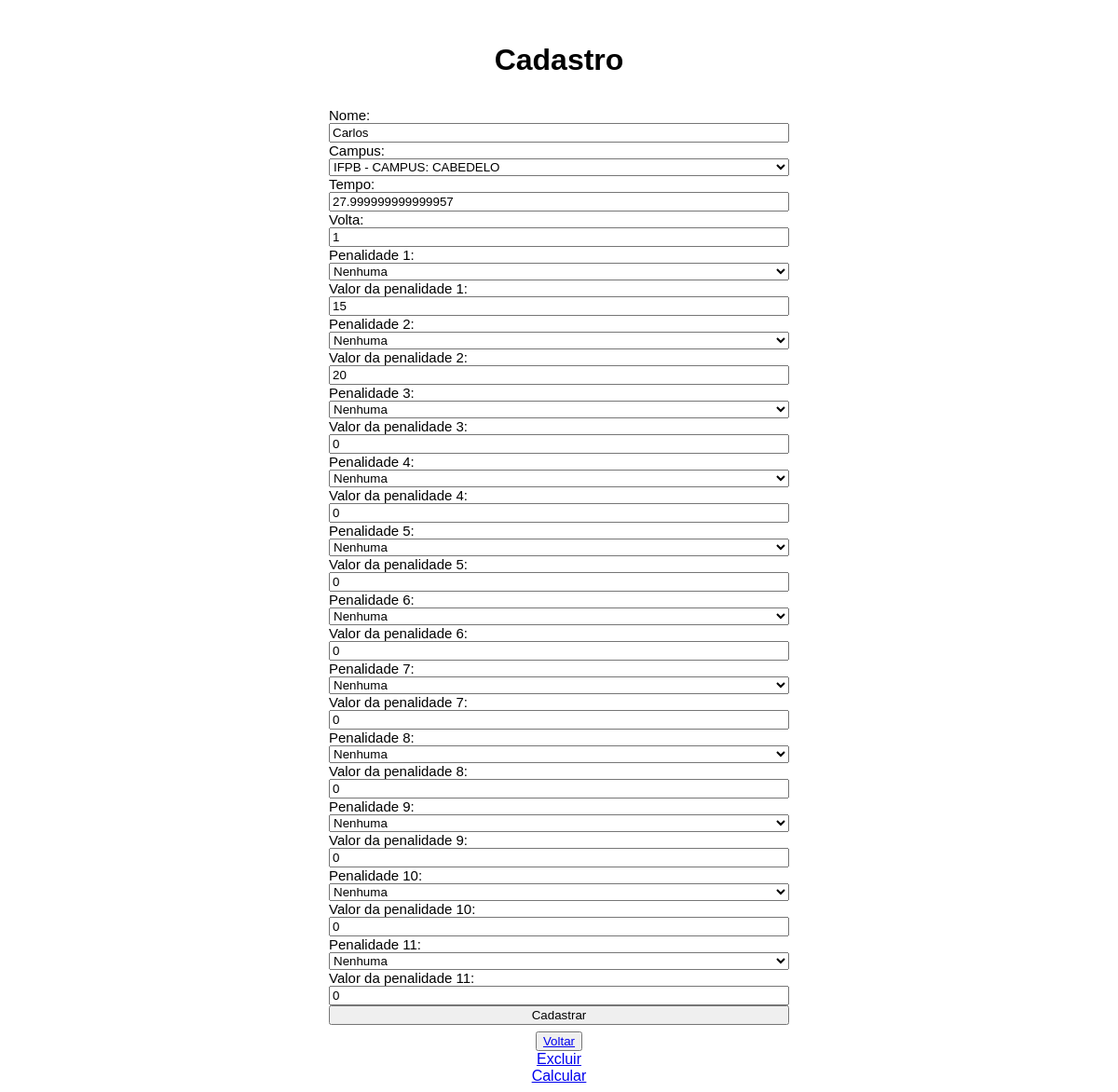
Screenshot of /update/2 with the database file from the repository.
### ranking/models.py (models this page shows)
class cadastro(models.Model):
        nome = models.CharField(max_length = 200)
        campus_choice = (
            ('IFPB - AREIA', 'IFPB - CAMPUS: AREIA'),
            ('IFPB - CABEDELO', 'IFPB - CAMPUS: CABEDELO'),
            ('IFPB - CABEDELO - CENTRO', 'IFPB - CAMPUS: CABEDELO - CENTRO'),
            ('IFPB - CAJAZEIRAS', 'IFPB - CAMPUS: CAJAZEIRAS'),
            ('IFPB - CAMPINA GRANDE', 'IFPB - CAMPUS: CAMPINA GRANDE'),
            ('IFPB - CATOLÉ DO ROCHA', 'IFPB - CAMPUS: CATOLÉ DO ROCHA'),
            ('IFPB - ESPERANÇA', 'IFPB - CAMPUS: ESPERANÇA'),
            ('IFPB - GUARABIRA', 'IFPB - CAMPUS: GUARABIRA'),
            ('IFPB - ITABAIANA', 'IFPB - CAMPUS: ITABAIANA'),
            ('IFPB - ITAPORANGA', 'IFPB - CAMPUS: ITAPORANGA'),
            ('IFPB - JOÃO PESSOA', 'IFPB - CAMPUS: JOÃO PESSOA'),
            ('IFPB - JOÃO PESSOA', 'IFPB - CAMPUS: MANGABEIRA'),
            ('IFPB - MONTEIRO', 'IFPB - CAMPUS: MONTEIRO'),
            ('IFPB - PATOS', 'IFPB - CAMPUS: PATOS'),
            ('IFPB - PEDRAS DE FOGO', 'IFPB - CAMPUS: PEDRAS DE FOGO'),
            ('IFPB - PICUÍ', 'IFPB - CAMPUS: PICUÍ'),
            ('IFPB - PRINCESA ISABEL', 'IFPB - CAMPUS: PRINCESA ISABEL'),
            ('IFPB - SANTA LUZIA', 'IFPB - CAMPUS: SANTA LUZIA'),
            ('IFPB - SANTA RITA', 'IFPB - CAMPUS: SANTA RITA'),
            ('IFPB - SOLEDADE', 'IFPB - CAMPUS: SOLEDADE'),
            ('IFPB - SOUSA', 'IFPB - CAMPUS: SOUSA'),
            )
        campus = models.CharField(
            max_length = 30,
            choices = campus_choice
            )
        tempo = models.FloatField()
        volta = models.IntegerField(default = 0)
        penal_choice = (
            ('Nenhuma', 'Nenhuma'),
            ('Tocar o robô', 'Tocar o robô'),
            ('O robô tocou em qualquer borda da pista', 'O robô tocou em qualquer borda da pista'),
            ('Não passar por dentro do túnel', 'Não passar por dentro do túnel'),
            ('Quando o robô não conseguir subir a rampa 30 graus', 'Quando o robô não conseguir subir a rampa'),
            ('Quando o robô não conseguir descer a rampa 30 graus', 'Quando o robô não conseguir descer a rampa'),
            ('Não separar ou separar incorretamente algum objeto da zona de coleta seletiva', 'Não separar ou separar incorretamente algum objeto da zona de coleta seletiva'),
            ('Robô virar de lado ou de ponta cabeça', 'Robô virar de lado ou de ponta cabeça'),
            ('Robô destruir a pista', 'Robô destruir a pista'),
            ('Não acessar a Área de Coleta Seletiva', 'Não acessar a Área de Coleta Seletiva'),
            ('DNS - Did Not Start', 'DNS - Did Not Start')
        )
        penalidade_1 = models.CharField(
            max_length = 50,
            choices = penal_choice)
        Valor_da_penalidade_1 = models.IntegerField(default = 0)
        penalidade_2 = models.CharField(
            max_length = 50,
            choices = penal_choice)
        Valor_da_penalidade_2 = models.IntegerField(default = 0)
        penalidade_3 = models.CharField(
            max_length = 50,
            choices = penal_choice)
        Valor_da_penalidade_3 = models.IntegerField(default = 0)
        penalidade_4 = models.CharField(
            max_length = 50,
            choices = penal_choice)
        Valor_da_penalidade_4 = models.IntegerField(default = 0)
        penalidade_5 = models.CharField(
            max_length = 50,
            choices = penal_choice)
        Valor_da_penalidade_5 = models.IntegerField(default = 0)
        penalidade_6 = models.CharField(
            max_length = 50,
            choices = penal_choice)
        Valor_da_penalidade_6 = models.IntegerField(default = 0)
        penalidade_7 = models.CharField(
            max_length = 50,
            choices = penal_choice)
        Valor_da_penalidade_7 = models.IntegerField(default = 0)
        penalidade_8 = models.CharField(
            max_length = 50,
            choices = penal_choice)
        Valor_da_penalidade_8 = models.IntegerField(default = 0)
        penalidade_9 = models.CharField(
            max_length = 50,
            choices = penal_choice)
        Valor_da_penalidade_9 = models.IntegerField(default = 0)
        penalidade_10 = models.CharField(
            max_length = 50,
            choices = penal_choice)
        Valor_da_penalidade_10 = models.IntegerField(default = 0)
        penalidade_11 = models.CharField(
            max_length = 50,
            choices = penal_choice)
        Valor_da_penalidade_11 = models.IntegerField(default = 0)

### ranking/views.py (the view)
# urls.py: path('update/<int:id>',update, name = 'update'),
def update(request,id):
    alter = cadastro.objects.get(id=id)
    form = Insertcadastro(request.POST or None, instance = alter)
    if form.is_valid():
        form.save()
        return redirect('read')
    return render(request, 'cadastro.html', {'form': form, 'alter': alter})

### ranking/forms.py
class Insertcadastro(forms.ModelForm):
    class Meta:
        model = cadastro
        fields = [
            'nome',
            'campus',
            'tempo',
            'volta',
            'penalidade_1',
            'Valor_da_penalidade_1',
            'penalidade_2',
            'Valor_da_penalidade_2',
            'penalidade_3',
            'Valor_da_penalidade_3',
            'penalidade_4',
            'Valor_da_penalidade_4',
            'penalidade_5',
            'Valor_da_penalidade_5',
            'penalidade_6',
            'Valor_da_penalidade_6',
            'penalidade_7',
            'Valor_da_penalidade_7',
            'penalidade_8',
            'Valor_da_penalidade_8',
            'penalidade_9',
            'Valor_da_penalidade_9',
            'penalidade_10',
            'Valor_da_penalidade_10',
            'penalidade_11',
            'Valor_da_penalidade_11',
        ]

### ranking/templates/cadastro.html (shortened to what this page needs)
<!DOCTYPE html>
<html lang="en">
<head>
</head>
<body>
    <div class="head">
    <h1>Cadastro</h1>
    </div>
    <form method="POST">
        {{ form }}
        <button type = "submit">Cadastrar</button>
    </form>
    <button type="button" id="rank"><a href="rank.html">Voltar</a></button>
    {% if alter %}
        <a href="{% url 'delete' id=alter.id %}">Excluir</a>
        <a href="{% url 'pontuacao' id=alter.id %}">Calcular</a>
    {% endif %}
</body>
</html>

### ranking/templates/cadastro.html (style rules this page uses)
body { display: flex; justify-content: center; align-items: center; font-family: Arial, Helvetica, sans-serif; flex-direction: column; margin-top: 25px; }
form { font-size: 15px; display: grid; margin-top: 10px; }
#rank { margin-top: 7px; }

### rows the page displays
cadastro: nome "Carlos", campus "IFPB - CAMPUS: CABEDELO", tempo "27.999999999999957", volta "1", penalidade_1 "Nenhuma", Valor_da_penalidade_1 "15", penalidade_2 "Nenhuma", Valor_da_penalidade_2 "20", penalidade_3 "Nenhuma", Valor_da_penalidade_3 "0", penalidade_4 "Nenhuma", Valor_da_penalidade_4 "0", penalidade_5 "Nenhuma", Valor_da_penalidade_5 "0", penalidade_6 "Nenhuma", Valor_da_penalidade_6 "0", penalidade_7 "Nenhuma", Valor_da_penalidade_7 "0", penalidade_8 "Nenhuma", Valor_da_penalidade_8 "0", penalidade_9 "Nenhuma", Valor_da_penalidade_9 "0", penalidade_10 "Nenhuma", Valor_da_penalidade_10 "0", penalidade_11 "Nenhuma", Valor_da_penalidade_11 "0"
